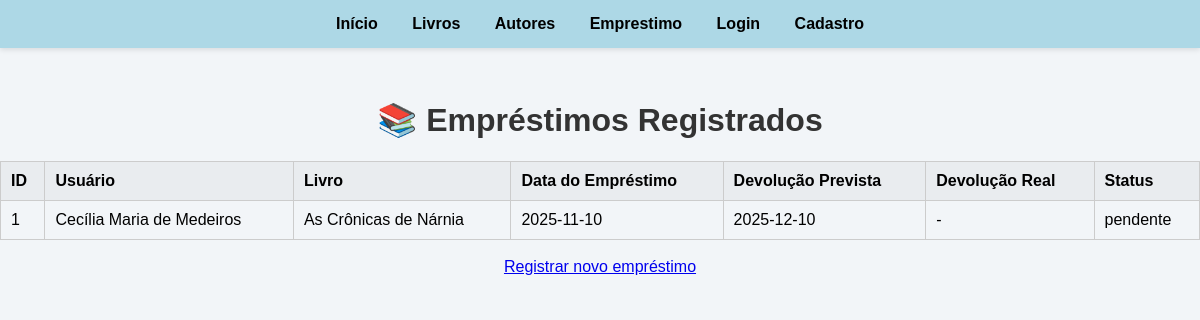
Page /ver_emprestimos (signed in) on the earlier database version.
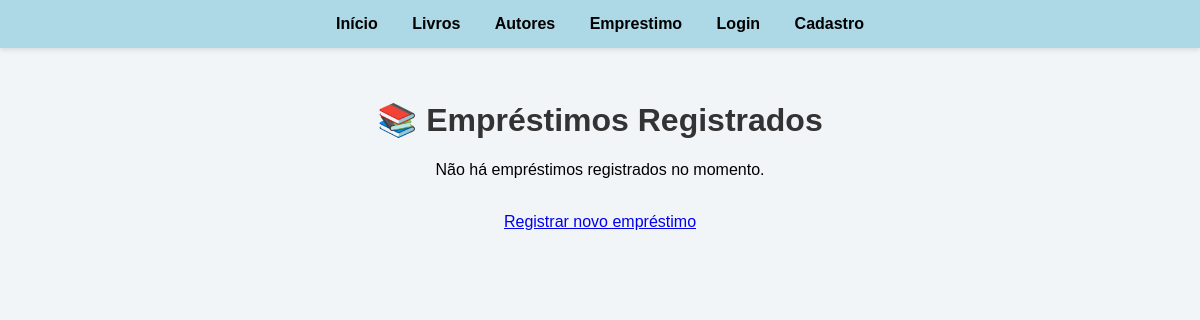
Same page on the later database version.
### tables this page shows
CREATE TABLE emprestimos (
    id_emprestimo INTEGER PRIMARY KEY AUTOINCREMENT,
    usuario_id INTEGER,
    livro_id INTEGER,
    data_emprestimo DATE,
    data_devolucao_prevista DATE,
    data_devolucao_real DATE,
    status_emprestimo TEXT CHECK(status_emprestimo IN ('pendente', 'devolvido', 'atrasado')),
    FOREIGN KEY (usuario_id) REFERENCES usuarios(id_usuario),
    FOREIGN KEY (livro_id) REFERENCES livros(id_livro)
);

CREATE TABLE usuarios (
    id_usuario INTEGER PRIMARY KEY AUTOINCREMENT,
    senha_usuario VARCHAR(8) NOT NULL,
    nome_usuario VARCHAR(255) NOT NULL,
    email VARCHAR(255),
    numero_telefone VARCHAR(15),
    data_inscricao DATE,
    multa_atual DECIMAL(10,2)
);

CREATE TABLE livros (
    id_livro INTEGER PRIMARY KEY AUTOINCREMENT,
    autor_id INTEGER NOT NULL,
    titulo VARCHAR(255) NOT NULL,
    isbn VARCHAR(13) NOT NULL,
    ano_publicacao INTEGER,
    genero_id INTEGER,
    editora_id INTEGER,
    quantidade_disponivel INTEGER,
    resumo TEXT,
    FOREIGN KEY (autor_id) REFERENCES autores(id_autor) ON DELETE RESTRICT,
    FOREIGN KEY (genero_id) REFERENCES generos(id_genero),
    FOREIGN KEY (editora_id) REFERENCES editoras(id_editora)
);

### app.py (the view)
@app.route('/ver_emprestimos')
@login_required
def ver_emprestimos():
    conexao = obter_conexao()
    consulta = '''
        SELECT
            emprestimos.id_emprestimo,
            usuarios.nome_usuario,
            livros.titulo,
            emprestimos.data_emprestimo,
            emprestimos.data_devolucao_prevista,
            emprestimos.data_devolucao_real,
            emprestimos.status_emprestimo
        FROM emprestimos
        JOIN usuarios ON emprestimos.usuario_id = usuarios.id_usuario
        JOIN livros ON emprestimos.livro_id = livros.id_livro
        ORDER BY emprestimos.data_emprestimo DESC
    '''
    lista_emprestimos = conexao.execute(consulta).fetchall()
    conexao.close()
    return render_template('ver_emprestimos.html', lista_emprestimos=lista_emprestimos)

### app.py (called while the page is built)
@login_manager.user_loader
def load_user(user_id):
    return User.achar_email(user_id)

### database.py (called while the page is built)
def obter_conexao():
    conexao = sqlite3.connect('livros.db')
    conexao.execute("PRAGMA foreign_keys = ON")
    conexao.row_factory = sqlite3.Row
    return conexao

### modelos/__init__.py (called while the page is built)
    @classmethod
    def achar_email(cls, email):
        conexao = obter_conexao()
        sql = "SELECT * FROM usuarios WHERE email = ?"
        resultado = conexao.execute(sql, (email,)).fetchone()
        if resultado:
            return User(
                email=resultado['email'],
                nome=resultado['nome_usuario'],
                senha=resultado['senha_usuario'],
                numero_telefone=resultado['numero_telefone'],
                data_inscricao=resultado['data_inscricao']
            )
        return None

### templates/ver_emprestimos.html (shortened to what this page needs)
{% extends 'base.html' %}
{% block conteudo %}
<h1>📚 Empréstimos Registrados</h1>
{% if lista_emprestimos %}
<table border="1" cellpadding="8" cellspacing="0">
    <thead>
        <tr>
            <th>ID</th>
            <th>Usuário</th>
            <th>Livro</th>
            <th>Data do Empréstimo</th>
            <th>Devolução Prevista</th>
            <th>Devolução Real</th>
            <th>Status</th>
        </tr>
    </thead>
    <tbody>
        {% for emprestimo in lista_emprestimos %}
        <tr>
            <td>{{ emprestimo.id_emprestimo }}</td>
            <td>{{ emprestimo.nome_usuario }}</td>
            <td>{{ emprestimo.titulo }}</td>
            <td>{{ emprestimo.data_emprestimo }}</td>
            <td>{{ emprestimo.data_devolucao_prevista }}</td>
            <td>{{ emprestimo.data_devolucao_real if emprestimo.data_devolucao_real else '-' }}</td>
            <td>{{ emprestimo.status_emprestimo }}</td>
        </tr>
        {% endfor %}
    </tbody>
</table>
{% else %}
<p>Não há empréstimos registrados no momento.</p>
{% endif %}
<br>
<a href="{{ url_for('emprestimo') }}">Registrar novo empréstimo</a>
{% endblock %}

### templates/base.html (shortened to what this page needs)
<!DOCTYPE html>
<html lang="en">
<head>
    <link rel="stylesheet" href="{{ url_for('static', filename='style.css')}}">
</head>
<body>
    {% include 'componentes/menu.html' %}
    {% block conteudo %}
    {% endblock %}
</body>
</html>

### templates/componentes/menu.html
<nav>
    <div class="links">
        <a href="{{ url_for('index') }}">Início</a>
        <a href="{{ url_for('livros') }}">Livros</a>
        <a href="{{ url_for('autores') }}">Autores</a>
        <a href="{{ url_for('emprestimo') }}">Emprestimo</a>
        <a href="{{ url_for('login') }}">Login</a>
        <a href="{{ url_for('cadastro') }}">Cadastro</a>
    </div>
</nav>

### static/style.css (style rules this page uses)
nav { background-color: #add8e6; padding: 15px 0; text-align: center; box-shadow: 0 2px 5px rgba(0, 0, 0, 0.1); position: fixed; top: 0; left: 0; width: 100%; z-index: 1000; }
nav a { color: #000; text-decoration: none; margin: 0 15px; font-weight: bold; font-family: Arial, sans-serif; transition: 0.2s; }
body { background-color: #f2f5f8; margin: 0; font-family: Arial, sans-serif; text-align: center; padding-top: 80px; }
h1 { color: #333; }

Differences in the rows shown:
removed emprestimos: id_emprestimo "1", nome_usuario "Cecília Maria de Medeiros", titulo "As Crônicas de Nárnia", data_emprestimo "2025-11-10", data_devolucao_prevista "2025-12-10", data_devolucao_real "-", status_emprestimo "pendente"
Other differences:
text no longer shown: "ID Usuário Livro Data do Empréstimo Devolução Prevista Devolução Real Status"
text now shown: "Não há empréstimos registrados no momento."
